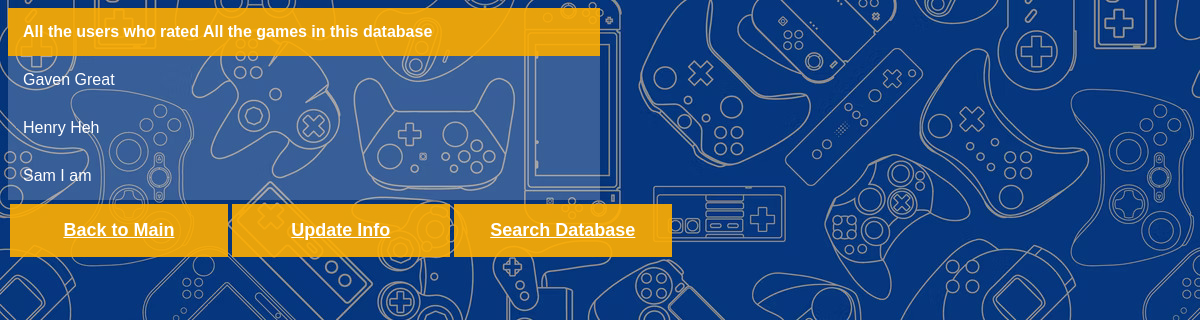
The app's page /division.php with its own data.
### tables this page shows
CREATE TABLE `users` (
  `User_id` int(11) NOT NULL,
  `userName` char(25) DEFAULT NULL,
  `Year_joined` int(11) DEFAULT NULL
);

### htdocs/division.php (the view, shortened to what this page needs)
<link rel="stylesheet" href="table.css">
<?php
function buildTable($obConn,$sql)
{
$conn = mysqli_query($obConn, $sql) or die(mysqli_error($obConn));
if(mysqli_num_rows($conn)>0)
{
echo "<table width=\"100%\" border=\"0\"
cellspacing=\"2\"
cellpadding=\"0\"><tr align=\"center\">";
$i = 0;
while ($i < mysqli_num_fields($conn)){
    $field = mysqli_fetch_field_direct($conn, $i);
    $fieldName=$field->name;
    echo "<th><strong>$fieldName</strong></th>";
    $i = $i + 1;
    }
    echo "</tr>";
    while ($row = mysqli_fetch_assoc($conn)) {
    echo "<tr>";
    foreach($row as $data) {
    echo "<td>$data</td>";
    }
    echo "</tr>";
    }
    echo "</table>";
}
}
$conn = OpenCon();
$sqlFinal="SELECT  `userName` as 'All the users who rated All the games in this database' FROM users as s
WHERE NOT EXISTS (( SELECT p.g_id FROM rate as p)
EXCEPT
(SELECT SP.g_id FROM rate sp WHERE sp.user_id=s.user_id))";
buildTable($conn,$sqlFinal);
echo '<a href="landing/landing.html">Back to Main</a>';
echo '<a href="landing/input.html">Update Info</a>';
echo '<a href="search.html">Search Database</a>';
?>

### htdocs/table.css (style rules this page uses)
table { width: 50%; border-collapse: collapse; overflow: hidden; box-shadow: 0 0 20px rgba(0,0,0,0.1); }
th,td { padding: 15px; background-color: rgba(255,255,255,0.2); color: #fff; text-align: left; }
th { background-color: rgba(255, 174, 0, 0.9); }
a { background-color: rgba(255, 174, 0, 0.9); border: none; text-align: center; color: rgb(255, 255, 255); width: 13%; padding: 16px 32px; font-weight: 700; font-size: large; margin: 4px 2px; opacity: 1; transition: 0.3s; display: inline-block; cursor: pointer; }

### records on screen
users: userName "Gaven Great"
users: userName "Henry Heh"
users: userName "Sam I am"

### other values on screen
$fieldName "All the users who rated All the games in this database"
